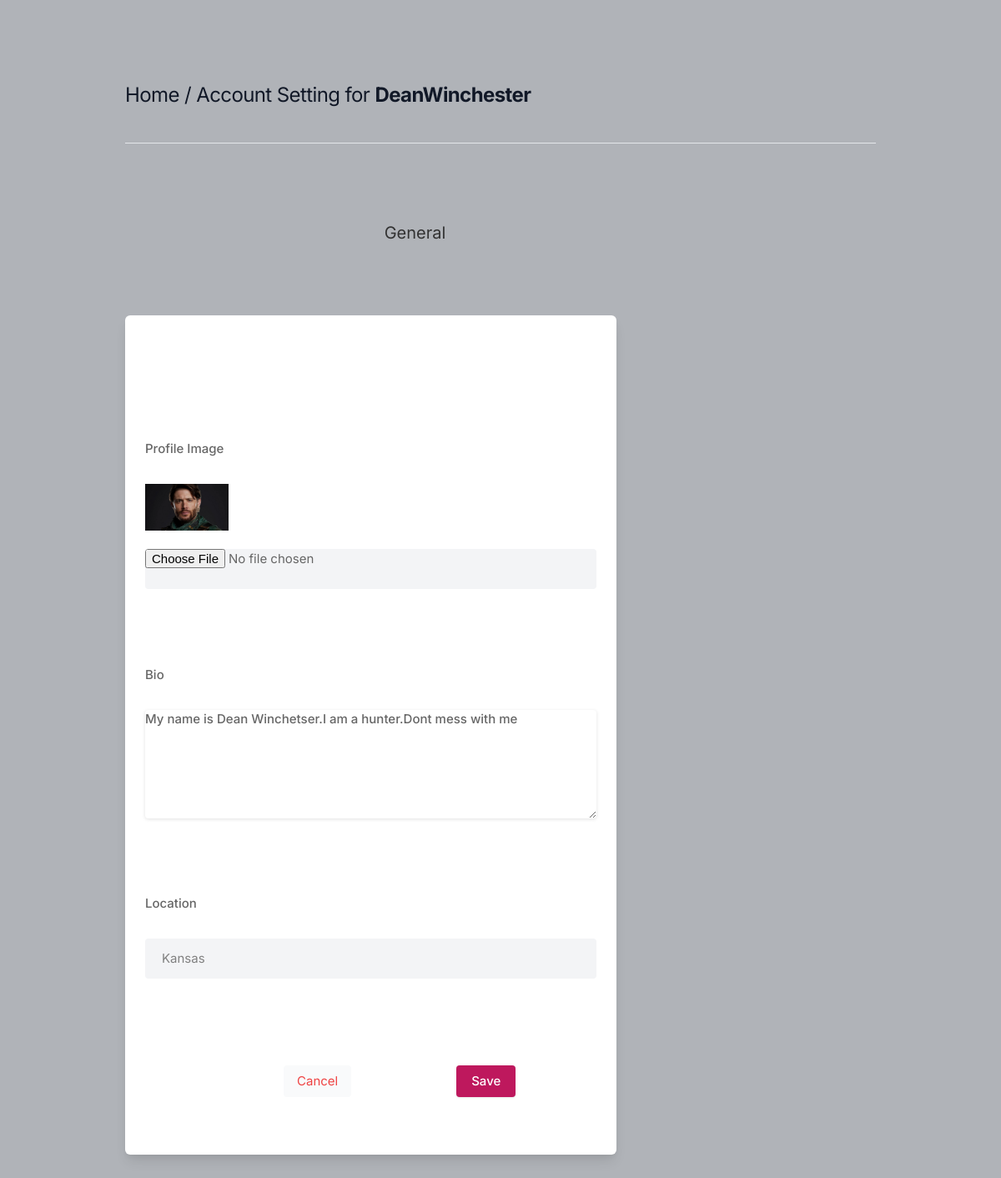
Page /settings (signed in) on the committed database.
### core/models.py (models this page shows, shortened)
class Profile(models.Model):
    user = models.ForeignKey(User, on_delete=models.CASCADE)
    id_user = models.IntegerField()
    bio = models.TextField(blank=True)
    profileimg = models.ImageField(upload_to='profile_images', default='blank-profile-picture.png')
    location = models.CharField(max_length=100, blank=True)

### core/views.py (the view, shortened to what this page needs)
# urls.py: path('settings', views.settings, name='settings'),
@login_required(login_url='signin')
def settings(request):
    user_profile = Profile.objects.get(user=request.user)
    return render(request, 'setting.html', {'user_profile': user_profile})

### templates/setting.html (shortened to what this page needs)
{% load static %}
<!DOCTYPE html>
<html lang="en">
<head>
    <link rel="stylesheet" href="{% static 'assets/css/icons.css' %}">
    <link rel="stylesheet" href="{% static 'assets/css/uikit.css' %}">
    <link rel="stylesheet" href="{% static 'assets/css/style.css' %}">
    <link rel="stylesheet" href="{% static 'assets/css/tailwind.css' %}">
</head>
<body>
            <div class="container m-auto">
                <h1 class="text-2xl leading-none text-gray-900 tracking-tight mt-3"><a href="/">Home</a> / Account Setting for <b>{{user.username}}</b> </h1>
                <br>
                <hr>
                <div class="grid lg:grid-cols-3 mt-12 gap-8">
                    <div>
                        <h3 class="text-xl mb-2"> General</h3>
                    </div>
                    <div class="bg-white rounded-md lg:shadow-lg shadow col-span-2">
                    <form action="" method="POST" enctype="multipart/form-data">
                       <div class="grid grid-cols-2 gap-3 lg:p-6 p-4">
                            <div class="col-span-2">
                                <label for=""> Profile Image</label>
                                <img width="100" height="100" src="{{user_profile.profileimg.url}}" />
                                <input type="file" name="image" value="" class="shadow-none bg-gray-100">
                            </div>
                            <div class="col-span-2">
                                <label for="about">Bio</label>
                                <textarea id="about" name="bio" rows="3"  class="shadow-none bg-gray-100">{{user_profile.bio}}</textarea>
                            </div>
                            <div class="col-span-2">
                                <label for=""> Location</label>
                                <input type="text" name="location" value="{{user_profile.location}}" class="shadow-none bg-gray-100">
                            </div>
                       </div>
                       <div class="bg-gray-10 p-6 pt-0 flex justify-end space-x-3">
                           <button class="p-2 px-4 rounded bg-gray-50 text-red-500"> <a href="/">Cancel</a> </button>
                           <button type="submit" class="button bg-blue-700"> Save </button>
                       </div>
                    </form>
                    </div>
                    </div>
                    <br>
                </div>
</body>
</html>

### core/static/assets/css/style.css (style rules this page uses)
body { background-color: #B0B3B8!important; }
button { vertical-align: middle; }
span.button, button.button { background-color: #be185d; top: 0; color: #fff; position: relative; padding: 8px 18px; line-height: 22px; position: relative; font-weight: 500; font-size: 15px; display: inline-block; -webkit-transition: all 0.2s ease-in-out; transition: all 0.2s ease-in-out; cursor: pointer; overflow: hidden; border: none; border-radius: 4px; -webkit-box-shadow: 0 1px 3px rgba(0, 0, 0, 0.1); box-shadow: 0 1px 3px rgba(0, 0, 0, 0.1); }
input { height: 48px; line-height: 48px; padding: 0 20px; outline: none; font-size: 15px; color: #808080; max-width: 100%; width: 100%; -webkit-box-sizing: border-box; box-sizing: border-box; display: block; font-weight: 400; opacity: 1; border-radius: 4px; border: none; -webkit-box-shadow: 0 1px 4px 0px rgba(0, 0, 0, 0.12); box-shadow: 0 1px 4px 0px rgba(0, 0, 0, 0.12); }
input[type="text"], input[type="password"], input[type="email"], input[type="number"] { height: 48px; line-height: 48px; padding: 0 20px; outline: none; font-size: 15px; color: #808080; max-width: 100%; width: 100%; -webkit-box-sizing: border-box; box-sizing: border-box; display: block; font-weight: 400; opacity: 1; border-radius: 4px; border: none; -webkit-box-shadow: 0 1px 4px 0px rgba(0, 0, 0, 0.12); box-shadow: 0 1px 4px 0px rgba(0, 0, 0, 0.12); }
textarea { height: 48px; line-height: 48px; padding: 0 20px; outline: none; font-size: 15px; color: #808080; margin: 0 0 16px 0; max-width: 100%; width: 100%; -webkit-box-sizing: border-box; box-sizing: border-box; display: block; background-color: #fff; font-weight: 500; opacity: 1; border-radius: 4px; border: none; -webkit-box-shadow: 0 1px 4px 0px rgba(0, 0, 0, 0.12); box-shadow: 0 1px 4px 0px rgba(0, 0, 0, 0.12); }
input { -webkit-transition: all 0.1s ease-in-out; transition: all 0.1s ease-in-out; }
::placeholder { color: #808080; opacity: 1; }
textarea { height: auto; line-height: 27px; padding: 20px; min-height: 130px; -webkit-transition: none !important; transition: none !important; min-width: 100%; }
label, legend { display: block; font-weight: bold; font-size: 15px; font-weight: 500; margin-bottom: 8px; }
button { border: none; margin: 0; padding: 0; width: auto; overflow: visible; background: transparent; color: inherit; font: inherit; line-height: normal; cursor: pointer; }
a { color: #be185d; -webkit-transition: 0.3s; transition: 0.3s; outline: none !important; }
button { outline: none !important; }
img { max-width: 100%; }
body { color: #666; font-size: 15px; line-height: 27px; background-color: #f0f2f5; font-family: "Inter", sans-serif; text-transform: none; }
h1, h2, h3, h4, h5, h6 { font-family: "Inter", sans-serif; text-transform: none; }
input[type="text"], input[type="password"], input[type="email"] { font-family: "Inter", sans-serif; text-transform: none; }
textarea, select { font-family: "Inter", sans-serif; text-transform: none; }
button, body .pac-container { font-family: "Inter", sans-serif; text-transform: none; }
h1, h2, h3, h4, h5, h6 { color: #333; font-weight: 500; margin: 0; padding: 0; }
h1 { font-size: 32px; }
h3 { font-size: 22px; }
b, strong { font-weight: 700 !important; }
@media (min-width: 1024px) { .container { max-width: 900px !important; padding-top: 45px; } }
.shadow-none { -webkit-box-shadow: none !important; box-shadow: none !important; }

### rows in the picture
Profile: profileimg (picture), bio "My name is Dean Winchetser.I am a hunter.Dont mess with me", location "Kansas"

### other values in the picture
{{ user.username }} "DeanWinchester"
